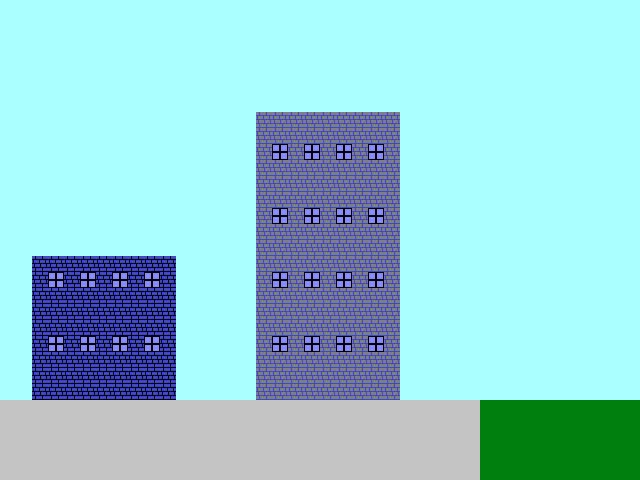

Below is a game level as drawn by its tile map, then a one-line description and the .tmx file that defines it, in full:
An orthogonal 40x30 tile map with 16x16 px tiles, 1 tile layer (MainGame), 3 tilesets and 7 objects (4x Item, Player, Checkpoint, NPC).

<map version="1.0" orientation="orthogonal" width="40" height="30" tilewidth="16" tileheight="16" backgroundcolor="#aaffff">
 <tileset firstgid="1" source="../tilesets/tileset.tsx" />
 <tileset firstgid="5" source="../tilesets/tileset_bricks.tsx" />
 <tileset firstgid="9" source="../tilesets/tileset_squareelements02.tsx" />
 <layer name="MainGame" width="40" height="30">
  <data encoding="csv">
0,0,0,0,0,0,0,0,0,0,0,0,0,0,0,0,0,0,0,0,0,0,0,0,0,0,0,0,0,0,0,0,0,0,0,0,0,0,0,0,
0,0,0,0,0,0,0,0,0,0,0,0,0,0,0,0,0,0,0,0,0,0,0,0,0,0,0,0,0,0,0,0,0,0,0,0,0,0,0,0,
0,0,0,0,0,0,0,0,0,0,0,0,0,0,0,0,0,0,0,0,0,0,0,0,0,0,0,0,0,0,0,0,0,0,0,0,0,0,0,0,
0,0,0,0,0,0,0,0,0,0,0,0,0,0,0,0,0,0,0,0,0,0,0,0,0,0,0,0,0,0,0,0,0,0,0,0,0,0,0,0,
0,0,0,0,0,0,0,0,0,0,0,0,0,0,0,0,0,0,0,0,0,0,0,0,0,0,0,0,0,0,0,0,0,0,0,0,0,0,0,0,
0,0,0,0,0,0,0,0,0,0,0,0,0,0,0,0,0,0,0,0,0,0,0,0,0,0,0,0,0,0,0,0,0,0,0,0,0,0,0,0,
0,0,0,0,0,0,0,0,0,0,0,0,0,0,0,0,0,0,0,0,0,0,0,0,0,0,0,0,0,0,0,0,0,0,0,0,0,0,0,0,
0,0,0,0,0,0,0,0,0,0,0,0,0,0,0,0,7,7,7,7,7,7,7,7,7,0,0,0,0,0,0,0,0,0,0,0,0,0,0,0,
0,0,0,0,0,0,0,0,0,0,0,0,0,0,0,0,7,7,7,7,7,7,7,7,7,0,0,0,0,0,0,0,0,0,0,0,0,0,0,0,
0,0,0,0,0,0,0,0,0,0,0,0,0,0,0,0,7,4,7,4,7,4,7,4,7,0,0,0,0,0,0,0,0,0,0,0,0,0,0,0,
0,0,0,0,0,0,0,0,0,0,0,0,0,0,0,0,7,7,7,7,7,7,7,7,7,0,0,0,0,0,0,0,0,0,0,0,0,0,0,0,
0,0,0,0,0,0,0,0,0,0,0,0,0,0,0,0,7,7,7,7,7,7,7,7,7,0,0,0,0,0,0,0,0,0,0,0,0,0,0,0,
0,0,0,0,0,0,0,0,0,0,0,0,0,0,0,0,7,7,7,7,7,7,7,7,7,0,0,0,0,0,0,0,0,0,0,0,0,0,0,0,
0,0,0,0,0,0,0,0,0,0,0,0,0,0,0,0,7,4,7,4,7,4,7,4,7,0,0,0,0,0,0,0,0,0,0,0,0,0,0,0,
0,0,0,0,0,0,0,0,0,0,0,0,0,0,0,0,7,7,7,7,7,7,7,7,7,0,0,0,0,0,0,0,0,0,0,0,0,0,0,0,
0,0,0,0,0,0,0,0,0,0,0,0,0,0,0,0,7,7,7,7,7,7,7,7,7,0,0,0,0,0,0,0,0,0,0,0,0,0,0,0,
0,0,8,8,8,8,8,8,8,8,8,0,0,0,0,0,7,7,7,7,7,7,7,7,7,0,0,0,0,0,0,0,0,0,0,0,0,0,0,0,
0,0,8,4,8,4,8,4,8,4,8,0,0,0,0,0,7,4,7,4,7,4,7,4,7,0,0,0,0,0,0,0,0,0,0,0,0,0,0,0,
0,0,8,8,8,8,8,8,8,8,8,0,0,0,0,0,7,7,7,7,7,7,7,7,7,0,0,0,0,0,0,0,0,0,0,0,0,0,0,0,
0,0,8,8,8,8,8,8,8,8,8,0,0,0,0,0,7,7,7,7,7,7,7,7,7,0,0,0,0,0,0,0,0,0,0,0,0,0,0,0,
0,0,8,8,8,8,8,8,8,8,8,0,0,0,0,0,7,7,7,7,7,7,7,7,7,0,0,0,0,0,0,0,0,0,0,0,0,0,0,0,
0,0,8,4,8,4,8,4,8,4,8,0,0,0,0,0,7,4,7,4,7,4,7,4,7,0,0,0,0,0,0,0,0,0,0,0,0,0,0,0,
0,0,8,8,8,8,8,8,8,8,8,0,0,0,0,0,7,7,7,7,7,7,7,7,7,0,0,0,0,0,0,0,0,0,0,0,0,0,0,0,
0,0,8,8,8,8,8,8,8,8,8,0,0,0,0,0,7,7,7,7,7,7,7,7,7,0,0,0,0,0,0,0,0,0,0,0,0,0,0,0,
0,0,8,8,8,8,8,8,8,8,8,0,0,0,0,0,7,7,7,7,7,7,7,7,7,0,0,0,0,0,0,0,0,0,0,0,0,0,0,0,
3,3,3,3,3,3,3,3,3,3,3,3,3,3,3,3,3,3,3,3,3,3,3,3,3,3,3,3,3,3,2,2,2,2,2,2,2,2,2,2,
3,3,3,3,3,3,3,3,3,3,3,3,3,3,3,3,3,3,3,3,3,3,3,3,3,3,3,3,3,3,2,2,2,2,2,2,2,2,2,2,
3,3,3,3,3,3,3,3,3,3,3,3,3,3,3,3,3,3,3,3,3,3,3,3,3,3,3,3,3,3,2,2,2,2,2,2,2,2,2,2,
3,3,3,3,3,3,3,3,3,3,3,3,3,3,3,3,3,3,3,3,3,3,3,3,3,3,3,3,3,3,2,2,2,2,2,2,2,2,2,2,
3,3,3,3,3,3,3,3,3,3,3,3,3,3,3,3,3,3,3,3,3,3,3,3,3,3,3,3,3,3,2,2,2,2,2,2,2,2,2,2
</data>
 </layer>
 <objectgroup name="Objects" width="40" height="30">
  <object name="Player" type="Player" x="48" y="80" width="48" height="16" />
  <object name="Exit" type="Checkpoint" x="528" y="368" width="64" height="32" />
  <object name="Cat" type="NPC" x="611" y="383" width="16" height="16" />
  <object name="BoyCitizen01" type="Item" x="87" y="206" width="16" height="48" />
  <object name="BoyCitizen02" type="Item" x="343" y="62" width="16" height="48" />
  <object name="GirlCitizen01" type="Item" x="285" y="62" width="16" height="48" />
  <object name="GirlCitizen02" type="Item" x="122" y="206" width="16" height="48" />
 </objectgroup>
</map>
